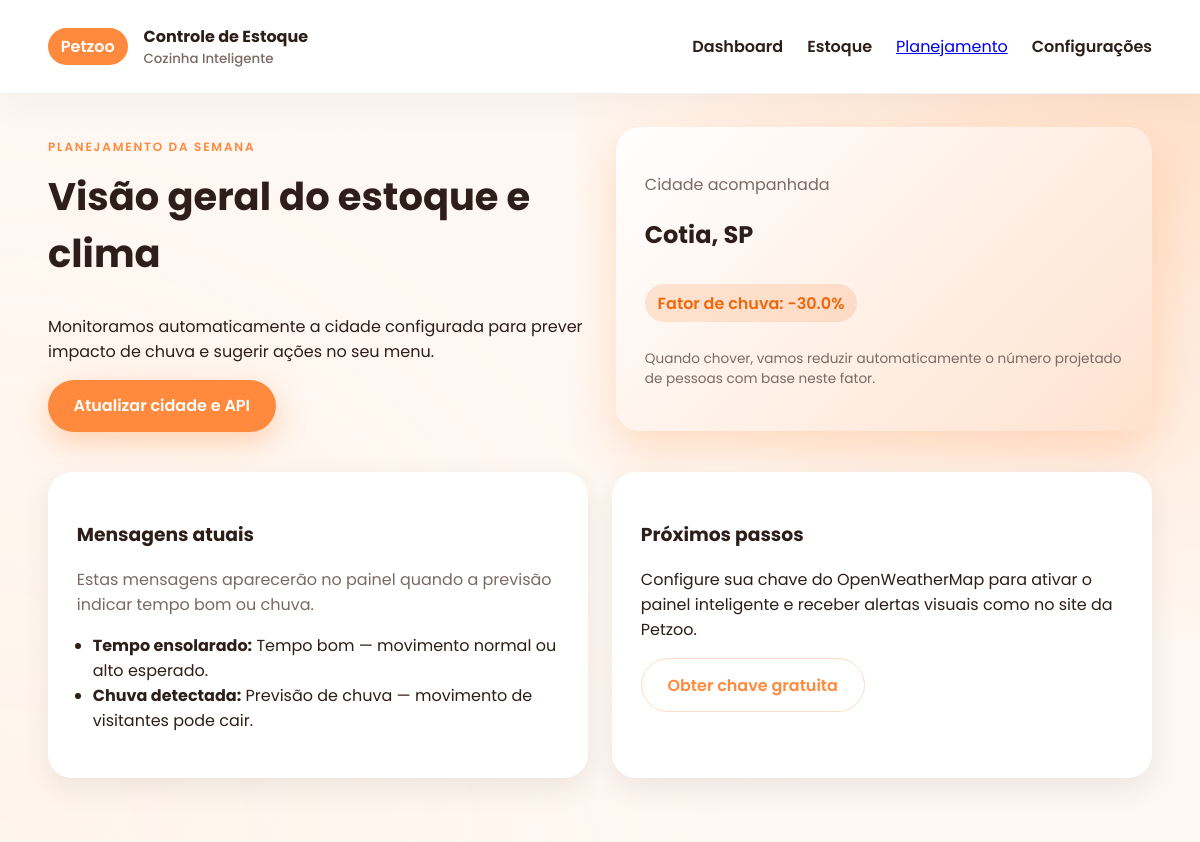
The page / on the database its author committed.
### app/models.py (models this page shows, shortened)
class TimestampMixin:
    created_at = db.Column(db.DateTime, default=datetime.utcnow)
    updated_at = db.Column(db.DateTime, default=datetime.utcnow, onupdate=datetime.utcnow)

class AppSettings(db.Model, TimestampMixin):
    __tablename__ = "app_settings"
    id = db.Column(db.Integer, primary_key=True)
    city = db.Column(db.String(120), nullable=False)
    weather_provider = db.Column(db.String(50), default="openweathermap")
    api_key = db.Column(db.String(120), nullable=True)
    rain_impact_factor = db.Column(db.Float, default=-0.3)
    sunny_message = db.Column(db.String(255), default="Tempo bom — movimento normal ou alto esperado.")
    rain_message = db.Column(db.String(255), default="Previsão de chuva — movimento de visitantes pode cair.")

### app/routes.py (the view)
@main_bp.route("/")
def dashboard():
    settings = get_settings()
    return render_template("dashboard.html", settings=settings)

### app/templates/dashboard.html (shortened to what this page needs)
{% extends 'base.html' %}
{% block content %}
<section class="hero">
    <div>
        <p class="eyebrow">Planejamento da semana</p>
        <h1>Visão geral do estoque e clima</h1>
        <p>Monitoramos automaticamente a cidade configurada para prever impacto de chuva e sugerir ações no seu menu.</p>
        <a class="btn primary" href="{{ url_for('main.configuracoes') }}">Atualizar cidade e API</a>
    </div>
    <div class="hero-card">
        <p class="muted">Cidade acompanhada</p>
        <h2>{{ settings.city }}</h2>
        <span class="status-badge">Fator de chuva: {{ (settings.rain_impact_factor * 100)|round(0) }}%</span>
        <p class="note">Quando chover, vamos reduzir automaticamente o número projetado de pessoas com base neste fator.</p>
    </div>
</section>
<section class="card-grid">
    <article class="info-card">
        <h3>Mensagens atuais</h3>
        <p class="muted">Estas mensagens aparecerão no painel quando a previsão indicar tempo bom ou chuva.</p>
        <ul>
            <li><strong>Tempo ensolarado:</strong> {{ settings.sunny_message }}</li>
            <li><strong>Chuva detectada:</strong> {{ settings.rain_message }}</li>
        </ul>
    </article>
    <article class="info-card">
        <h3>Próximos passos</h3>
        <p>Configure sua chave do OpenWeatherMap para ativar o painel inteligente e receber alertas visuais como no site da Petzoo.</p>
        <a class="btn ghost" href="https://openweathermap.org/api" target="_blank" rel="noreferrer noopener">Obter chave gratuita</a>
    </article>
</section>
{% endblock %}

### app/static/css/styles.css (style rules this page uses)
:root { --bg: #fff8f2; --card: #ffffff; --accent: #ff8a3d; --accent-dark: #f0680c; --text: #2d1e19; --muted: #7a6a64; --success: #e3f6ed; --error: #ffe0e0; }
* { box-sizing: border-box; }
body { font-family: 'Poppins', Arial, sans-serif; background: var(--bg); color: var(--text); margin: 0; min-height: 100vh; }
.hero { display: grid; grid-template-columns: repeat(auto-fit, minmax(280px, 1fr)); gap: 2rem; align-items: center; margin-bottom: 2.5rem; }
.hero h1 { font-size: 2.4rem; margin-top: 0.2rem; }
.hero-card { background: linear-gradient(135deg, #fff, #ffe2cf); padding: 1.8rem; border-radius: 24px; box-shadow: 0 20px 45px rgba(255,138,61,0.25); }
.eyebrow { letter-spacing: 0.15em; text-transform: uppercase; color: var(--accent); font-size: 0.75rem; font-weight: 600; }
.muted { color: var(--muted); margin-bottom: 0.4rem; }
.note { color: var(--muted); font-size: 0.85rem; }
.status-badge { display: inline-block; margin: 0.8rem 0; padding: 0.4rem 0.8rem; border-radius: 999px; background: rgba(240,104,12,0.15); color: var(--accent-dark); font-weight: 600; }
.card-grid { display: grid; grid-template-columns: repeat(auto-fit, minmax(260px, 1fr)); gap: 1.5rem; }
.card, .info-card { background: var(--card); padding: 1.8rem; border-radius: 24px; box-shadow: 0 10px 30px rgba(0,0,0,0.08); }
.info-card ul { padding-left: 1rem; }
.btn { border: none; border-radius: 999px; padding: 0.85rem 1.6rem; font-weight: 600; cursor: pointer; text-decoration: none; display: inline-flex; align-items: center; justify-content: center; gap: 0.4rem; }
.btn.primary { background: var(--accent); color: #fff; box-shadow: 0 10px 30px rgba(255,138,61,0.35); }
.btn.ghost { background: transparent; color: var(--accent); border: 1px solid rgba(255,138,61,0.3); }

### rows shown on the page
AppSettings: city "Cotia, SP", (settings.rain_impact_factor*100)|round(0) "-30.0", sunny_message "Tempo bom — movimento normal ou alto esperado.", rain_message "Previsão de chuva — movimento de visitantes pode cair."
